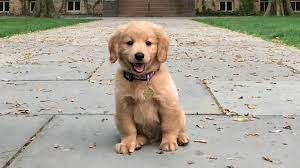
#> input picture Open CV/Image/dog1.jpg, 300 x 168 px, found by its file name
$ python basic.py
#> lines starting #> are read from the running program, lines starting #| are printed output that depends on the picture; after the words box and inside, x2 and y2 are one past the last pixel; in counts of white or black regions, pixels touching at a corner belong together
### 5 essentials opencv funtions that are mostly used

import cv2 as cv

img=cv.imread('Image/dog1.jpg')
#> img is the input picture: shape (168, 300, 3); mean B, G, R 149.1, 162.4, 168.2
cv.imshow("Dog",img)

## Gray color the image

Grayimage=cv.cvtColor(img,cv.COLOR_BGR2GRAY)
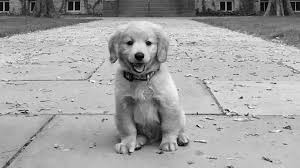
#> Grayimage: shape (168, 300); min 0, max 254, mean 162.6
cv.imshow("Gray",Grayimage)

## BLur

blur=cv.GaussianBlur(img,(7,7),cv.BORDER_DEFAULT)
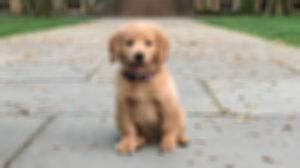
#> blur: shape (168, 300, 3); mean B, G, R 149.1, 162.4, 168.2
cv.imshow("Blur",blur)


### Edge Cascade

canny=cv.Canny(img,100,200)
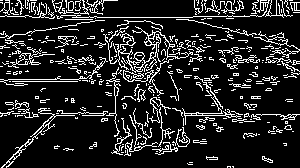
#> canny: shape (168, 300); 14.4% white in thin lines or dots
cv.imshow("Canny",canny)


## dilated
dil=cv.dilate(img,(7,7),iterations=10)
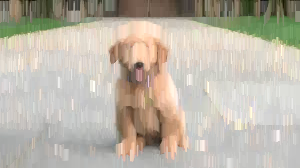
#> dil: shape (168, 300, 3); mean B, G, R 168.4, 181.7, 188.5
cv.imshow('Dilated',dil)


## Eroded
ero=cv.erode(img,(7,7),iterations=10)
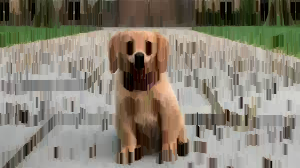
#> ero: shape (168, 300, 3); mean B, G, R 114.3, 128.2, 134
cv.imshow('Eroded',ero)

### resize
resize=cv.resize(img,(500,500),interpolation=cv.INTER_CUBIC)
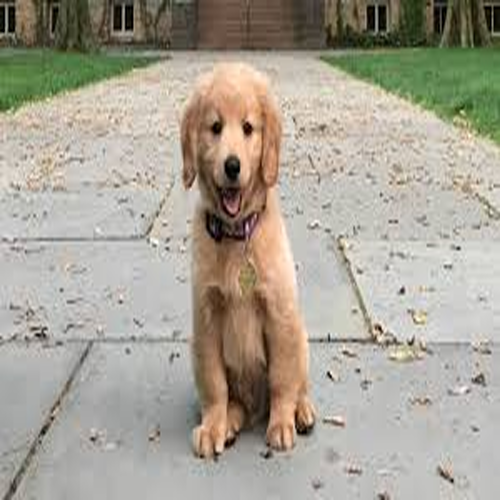
#> resize: shape (500, 500, 3); mean B, G, R 149.2, 162.4, 168.2
cv.imshow('Resize',resize)

### croping

crop=img[0:100, 200:300]
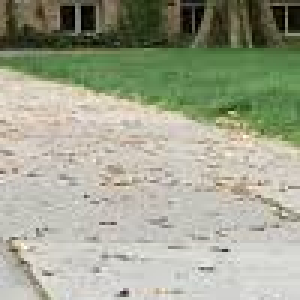
#> crop: shape (100, 100, 3) (shown 3 times larger); mean B, G, R 144, 164.4, 160.6
cv.imshow("Croped", crop)


cv.waitKey(0)

# cv.cvtColor(): Converts an image to grayscale.
# Use: Simplifies image processing, like face detection.

# cv.GaussianBlur(): Blurs an image to reduce noise and detail.
# Use: Smooths images before edge detection, like preparing for analysis in medical imaging.

# cv.Canny(): Detects edges in an image.
# Use: Identifies object boundaries, such as in autonomous vehicles for lane detection.

# cv.dilate(): Expands bright regions in an image.
# Use: Enhances features like text visibility in document processing.

# cv.erode(): Shrinks bright regions in an image.
# Use: Removes small noise, improving image quality in satellite imagery.

# cv.resize(): Resizes an image to specified dimensions.
# Use: Adapts images for different display sizes, like fitting photos for social media.

# cv.imshow(): Displays an image in a window.
# Use: Useful for debugging and visualizing image processing results during development.

# cv.crop(): Extracts a portion of the image.
# Use: Focuses on specific areas, like cropping faces from group photos for identification.

$ run again, with Open CV/Image/dog2.jpg copied over Open CV/Image/dog1.jpg
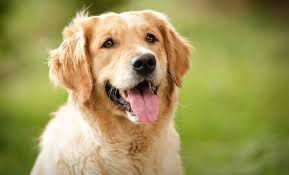
#> input picture Open CV/Image/dog2.jpg, 289 x 175 px, found by its file name
#> img is the input picture: shape (175, 289, 3); mean B, G, R 89.6, 151.3, 160.5
#> `canny=cv.Canny(img,100,200)`:
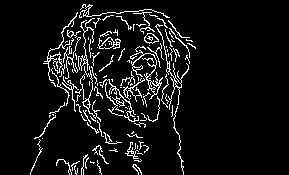
#> canny: shape (175, 289); 7.4% white in thin lines or dots, all inside (x1, y1, x2, y2) = (30, 4, 196, 175)
#> `crop=img[0:100, 200:300]`:
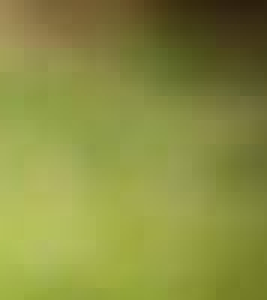
#> crop: shape (100, 89, 3) (shown 3 times larger); mean B, G, R 65.1, 141.5, 137.2

$ run again, with Open CV/Image/dog3.jpg copied over Open CV/Image/dog1.jpg
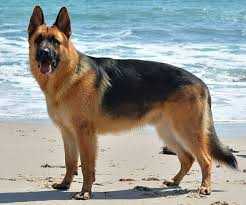
#> input picture Open CV/Image/dog3.jpg, 246 x 205 px, found by its file name
#> img is the input picture: shape (205, 246, 3); mean B, G, R 147.1, 152, 150.3
#> `canny=cv.Canny(img,100,200)`:
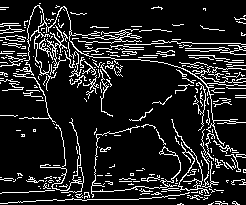
#> canny: shape (205, 246); 13.2% white in thin lines or dots
#> `crop=img[0:100, 200:300]`:
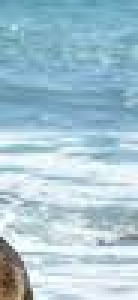
#> crop: shape (100, 46, 3) (shown 3 times larger); mean B, G, R 210.4, 197.5, 167.2

$ run again, with Open CV/Image/dog4.jpg copied over Open CV/Image/dog1.jpg
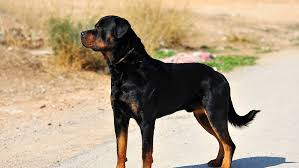
#> input picture Open CV/Image/dog4.jpg, 299 x 168 px, found by its file name
#> img is the input picture: shape (168, 299, 3); mean B, G, R 135.1, 160.3, 178.4
#> canny: shape (168, 299); 8.7% white in thin lines or dots
#> `crop=img[0:100, 200:300]`:
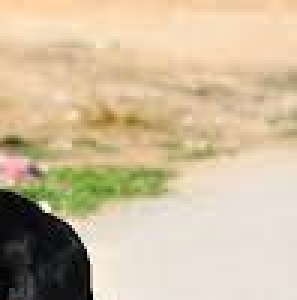
#> crop: shape (100, 99, 3) (shown 3 times larger); mean B, G, R 158.1, 187.7, 205.2
